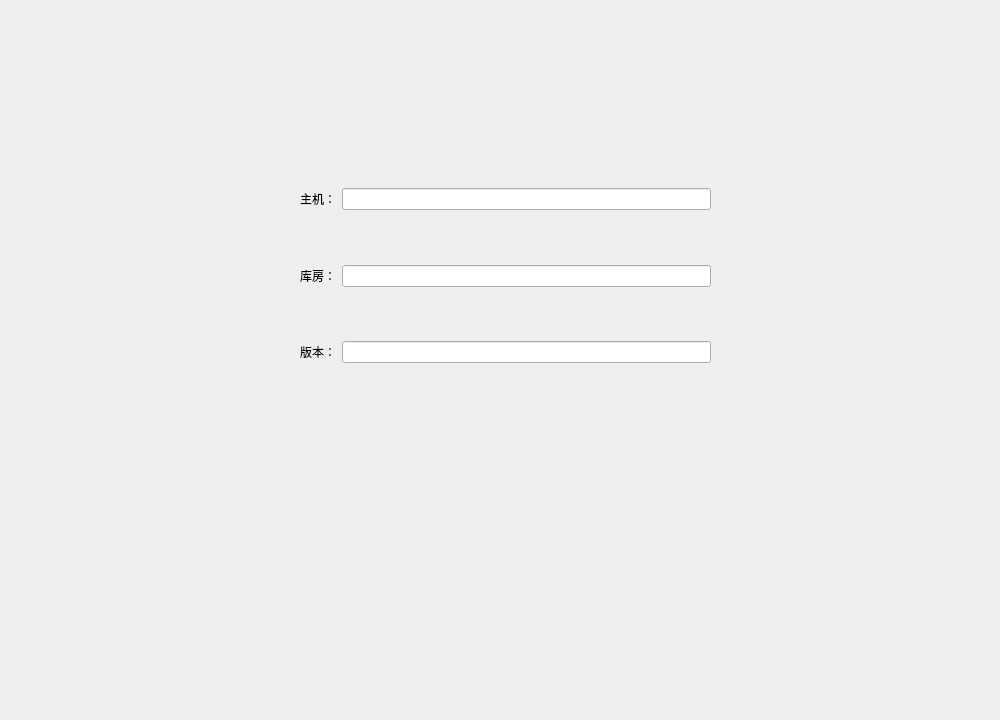
<?xml version="1.0" encoding="UTF-8"?>
<ui version="4.0">
 <class>addnewhost</class>
 <widget class="QWidget" name="addnewhost">
  <property name="geometry">
   <rect>
    <x>0</x>
    <y>0</y>
    <width>1000</width>
    <height>720</height>
   </rect>
  </property>
  <property name="windowTitle">
   <string>Form</string>
  </property>
  <widget class="QWidget" name="widget" native="true">
   <property name="geometry">
    <rect>
     <x>300</x>
     <y>140</y>
     <width>411</width>
     <height>271</height>
    </rect>
   </property>
   <layout class="QGridLayout" name="gridLayout">
    <item row="1" column="0">
     <widget class="QLabel" name="label">
      <property name="text">
       <string>主机：</string>
      </property>
     </widget>
    </item>
    <item row="2" column="1">
     <spacer name="verticalSpacer_2">
      <property name="orientation">
       <enum>Qt::Vertical</enum>
      </property>
      <property name="sizeHint" stdset="0">
       <size>
        <width>20</width>
        <height>40</height>
       </size>
      </property>
     </spacer>
    </item>
    <item row="1" column="1">
     <widget class="QLineEdit" name="lineEdit"/>
    </item>
    <item row="3" column="0">
     <widget class="QLabel" name="label_2">
      <property name="text">
       <string>库房：</string>
      </property>
     </widget>
    </item>
    <item row="5" column="1">
     <widget class="QLineEdit" name="lineEdit_3"/>
    </item>
    <item row="5" column="0">
     <widget class="QLabel" name="label_3">
      <property name="text">
       <string>版本：</string>
      </property>
     </widget>
    </item>
    <item row="3" column="1">
     <widget class="QLineEdit" name="lineEdit_2"/>
    </item>
    <item row="0" column="1">
     <spacer name="verticalSpacer">
      <property name="orientation">
       <enum>Qt::Vertical</enum>
      </property>
      <property name="sizeHint" stdset="0">
       <size>
        <width>20</width>
        <height>40</height>
       </size>
      </property>
     </spacer>
    </item>
    <item row="4" column="1">
     <spacer name="verticalSpacer_3">
      <property name="orientation">
       <enum>Qt::Vertical</enum>
      </property>
      <property name="sizeHint" stdset="0">
       <size>
        <width>20</width>
        <height>40</height>
       </size>
      </property>
     </spacer>
    </item>
    <item row="6" column="1">
     <spacer name="verticalSpacer_4">
      <property name="orientation">
       <enum>Qt::Vertical</enum>
      </property>
      <property name="sizeHint" stdset="0">
       <size>
        <width>20</width>
        <height>40</height>
       </size>
      </property>
     </spacer>
    </item>
   </layout>
  </widget>
 </widget>
 <resources/>
 <connections/>
</ui>
